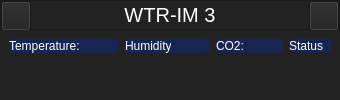
                <widget class="QWidget" name="sensor3_page">
                 <layout class="QVBoxLayout" name="verticalLayout_13">
                  <property name="spacing">
                   <number>0</number>
                  </property>
                  <property name="leftMargin">
                   <number>0</number>
                  </property>
                  <property name="topMargin">
                   <number>0</number>
                  </property>
                  <property name="rightMargin">
                   <number>0</number>
                  </property>
                  <property name="bottomMargin">
                   <number>0</number>
                  </property>
                  <item>
                   <widget class="QFrame" name="sensor3_main_frame">
                    <property name="styleSheet">
                     <string notr="true">background-color: rgb(34, 34, 34);
</string>
                    </property>
                    <property name="frameShape">
                     <enum>QFrame::NoFrame</enum>
                    </property>
                    <property name="frameShadow">
                     <enum>QFrame::Raised</enum>
                    </property>
                    <layout class="QVBoxLayout" name="verticalLayout_11">
                     <property name="spacing">
                      <number>0</number>
                     </property>
                     <property name="leftMargin">
                      <number>0</number>
                     </property>
                     <property name="topMargin">
                      <number>0</number>
                     </property>
                     <property name="rightMargin">
                      <number>0</number>
                     </property>
                     <property name="bottomMargin">
                      <number>0</number>
                     </property>
                     <item>
                      <widget class="QFrame" name="sensor3_header">
                       <property name="maximumSize">
                        <size>
                         <width>16777215</width>
                         <height>30</height>
                        </size>
                       </property>
                       <property name="styleSheet">
                        <string notr="true">QPushButton{
	background-color: rgb(34, 34, 34);
}
QPushButton:hover{
	background-color: rgb(0, 104, 156);
	border-radius: 5px;
}
QLabel{
	background-color: rgb(34, 34, 34);
}
</string>
                       </property>
                       <property name="frameShape">
                        <enum>QFrame::StyledPanel</enum>
                       </property>
                       <property name="frameShadow">
                        <enum>QFrame::Raised</enum>
                       </property>
                       <layout class="QHBoxLayout" name="horizontalLayout_20">
                        <property name="spacing">
                         <number>0</number>
                        </property>
                        <property name="leftMargin">
                         <number>0</number>
                        </property>
                        <property name="topMargin">
                         <number>0</number>
                        </property>
                        <property name="rightMargin">
                         <number>0</number>
                        </property>
                        <property name="bottomMargin">
                         <number>0</number>
                        </property>
                        <item>
                         <widget class="QPushButton" name="sensor3_prev_btn">
                          <property name="minimumSize">
                           <size>
                            <width>0</width>
                            <height>30</height>
                           </size>
                          </property>
                          <property name="maximumSize">
                           <size>
                            <width>30</width>
                            <height>16777215</height>
                           </size>
                          </property>
                          <property name="styleSheet">
                           <string notr="true"/>
                          </property>
                          <property name="text">
                           <string/>
                          </property>
                          <property name="icon">
                           <iconset resource="demo.qrc">
                            <normaloff>:/icons/icons/cil-arrow-circle-left.png</normaloff>:/icons/icons/cil-arrow-circle-left.png</iconset>
                          </property>
                          <property name="iconSize">
                           <size>
                            <width>24</width>
                            <height>24</height>
                           </size>
                          </property>
                         </widget>
                        </item>
                        <item>
                         <widget class="QLabel" name="sensor3_label">
                          <property name="font">
                           <font>
                            <pointsize>15</pointsize>
                            <stylestrategy>PreferDefault</stylestrategy>
                           </font>
                          </property>
                          <property name="styleSheet">
                           <string notr="true">color: rgb(255, 255, 255);</string>
                          </property>
                          <property name="text">
                           <string>WTR-IM 3</string>
                          </property>
                          <property name="alignment">
                           <set>Qt::AlignCenter</set>
                          </property>
                         </widget>
                        </item>
                        <item>
                         <widget class="QPushButton" name="sensor3_next_btn">
                          <property name="minimumSize">
                           <size>
                            <width>0</width>
                            <height>30</height>
                           </size>
                          </property>
                          <property name="maximumSize">
                           <size>
                            <width>30</width>
                            <height>16777215</height>
                           </size>
                          </property>
                          <property name="styleSheet">
                           <string notr="true"/>
                          </property>
                          <property name="text">
                           <string/>
                          </property>
                          <property name="icon">
                           <iconset resource="demo.qrc">
                            <normaloff>:/icons/icons/cil-arrow-circle-right.png</normaloff>:/icons/icons/cil-arrow-circle-right.png</iconset>
                          </property>
                          <property name="iconSize">
                           <size>
                            <width>24</width>
                            <height>24</height>
                           </size>
                          </property>
                         </widget>
                        </item>
                       </layout>
                      </widget>
                     </item>
                     <item>
                      <widget class="QFrame" name="sensor3_body">
                       <property name="styleSheet">
                        <string notr="true">background-color: rgb(34, 34, 34);
border-radius: 5px;</string>
                       </property>
                       <property name="frameShape">
                        <enum>QFrame::NoFrame</enum>
                       </property>
                       <property name="frameShadow">
                        <enum>QFrame::Raised</enum>
                       </property>
                       <layout class="QVBoxLayout" name="verticalLayout_12">
                        <property name="leftMargin">
                         <number>0</number>
                        </property>
                        <property name="topMargin">
                         <number>0</number>
                        </property>
                        <property name="rightMargin">
                         <number>0</number>
                        </property>
                        <property name="bottomMargin">
                         <number>0</number>
                        </property>
                        <item>
                         <widget class="QFrame" name="sensor3_details_frame">
                          <property name="maximumSize">
                           <size>
                            <width>16777215</width>
                            <height>50</height>
                           </size>
                          </property>
                          <property name="styleSheet">
                           <string notr="true">background-color: rgb(34, 34, 34);</string>
                          </property>
                          <property name="frameShape">
                           <enum>QFrame::StyledPanel</enum>
                          </property>
                          <property name="frameShadow">
                           <enum>QFrame::Raised</enum>
                          </property>
                          <layout class="QHBoxLayout" name="horizontalLayout_21">
                           <property name="spacing">
                            <number>6</number>
                           </property>
                           <property name="leftMargin">
                            <number>9</number>
                           </property>
                           <property name="topMargin">
                            <number>9</number>
                           </property>
                           <property name="rightMargin">
                            <number>9</number>
                           </property>
                           <property name="bottomMargin">
                            <number>9</number>
                           </property>
                           <item>
                            <widget class="QFrame" name="sensor3_temp_frame">
                             <property name="styleSheet">
                              <string notr="true">QFrame{
background-color: rgb(23, 37, 83);
border-radius: 5px;
}
QPushButton{
background-color: rgb(23, 37, 83);
}
QPushButton:hover{
	background-color: rgb(0, 104, 156);
	border-radius: 5px;
}</string>
                             </property>
                             <property name="frameShape">
                              <enum>QFrame::StyledPanel</enum>
                             </property>
                             <property name="frameShadow">
                              <enum>QFrame::Raised</enum>
                             </property>
                             <layout class="QHBoxLayout" name="horizontalLayout_22">
                              <property name="spacing">
                               <number>0</number>
                              </property>
                              <property name="leftMargin">
                               <number>0</number>
                              </property>
                              <property name="topMargin">
                               <number>0</number>
                              </property>
                              <property name="rightMargin">
                               <number>0</number>
                              </property>
                              <property name="bottomMargin">
                               <number>0</number>
                              </property>
                              <item>
                               <widget class="QLabel" name="sensor3_temp_label">
                                <property name="minimumSize">
                                 <size>
                                  <width>0</width>
                                  <height>0</height>
                                 </size>
                                </property>
                                <property name="styleSheet">
                                 <string notr="true">color: rgb(255, 255, 255);</string>
                                </property>
                                <property name="text">
                                 <string>Temperature:</string>
                                </property>
                               </widget>
                              </item>
                              <item>
                               <widget class="QLabel" name="sensor3_temp_value">
                                <property name="styleSheet">
                                 <string notr="true">color: rgb(255, 255, 255);</string>
                                </property>
                                <property name="text">
                                 <string/>
                                </property>
                               </widget>
                              </item>
                              <item>
                               <widget class="QPushButton" name="sensor3_temp_trend_btn">
                                <property name="maximumSize">
                                 <size>
                                  <width>32</width>
                                  <height>32</height>
                                 </size>
                                </property>
                                <property name="text">
                                 <string/>
                                </property>
                                <property name="icon">
                                 <iconset resource="demo.qrc">
                                  <normaloff>:/icons/icons/cil-chart-line.png</normaloff>:/icons/icons/cil-chart-line.png</iconset>
                                </property>
                                <property name="iconSize">
                                 <size>
                                  <width>32</width>
                                  <height>32</height>
                                 </size>
                                </property>
                               </widget>
                              </item>
                             </layout>
                            </widget>
                           </item>
                           <item>
                            <widget class="QFrame" name="sensor3_humidity_frame">
                             <property name="styleSheet">
                              <string notr="true">QFrame{
background-color: rgb(23, 37, 83);
border-radius: 5px;
}
QPushButton{
background-color: rgb(23, 37, 83);
}
QPushButton:hover{
	background-color: rgb(0, 104, 156);
	border-radius: 5px;
}</string>
                             </property>
                             <property name="frameShape">
                              <enum>QFrame::StyledPanel</enum>
                             </property>
                             <property name="frameShadow">
                              <enum>QFrame::Raised</enum>
                             </property>
                             <layout class="QHBoxLayout" name="horizontalLayout_23">
                              <property name="spacing">
                               <number>0</number>
                              </property>
                              <property name="leftMargin">
                               <number>0</number>
                              </property>
                              <property name="topMargin">
                               <number>0</number>
                              </property>
                              <property name="rightMargin">
                               <number>0</number>
                              </property>
                              <property name="bottomMargin">
                               <number>0</number>
                              </property>
                              <item>
                               <widget class="QLabel" name="sensor3_humidity_label">
                                <property name="maximumSize">
                                 <size>
                                  <width>46</width>
                                  <height>16777215</height>
                                 </size>
                                </property>
                                <property name="styleSheet">
                                 <string notr="true">color: rgb(255, 255, 255);</string>
                                </property>
                                <property name="text">
                                 <string>Humidity:</string>
                                </property>
                               </widget>
                              </item>
                              <item>
                               <widget class="QLabel" name="sensor3_humidity_value">
                                <property name="styleSheet">
                                 <string notr="true">color: rgb(255, 255, 255);</string>
                                </property>
                                <property name="text">
                                 <string/>
                                </property>
                               </widget>
                              </item>
                              <item>
                               <widget class="QPushButton" name="sensor3_humidity_trend_btn">
                                <property name="maximumSize">
                                 <size>
                                  <width>32</width>
                                  <height>32</height>
                                 </size>
                                </property>
                                <property name="text">
                                 <string/>
                                </property>
                                <property name="icon">
                                 <iconset resource="demo.qrc">
                                  <normaloff>:/icons/icons/cil-chart-line.png</normaloff>:/icons/icons/cil-chart-line.png</iconset>
                                </property>
                                <property name="iconSize">
                                 <size>
                                  <width>32</width>
                                  <height>32</height>
                                 </size>
                                </property>
                               </widget>
                              </item>
                             </layout>
                            </widget>
                           </item>
                           <item>
                            <widget class="QFrame" name="sensor3_CO2_frame">
                             <property name="styleSheet">
                              <string notr="true">QFrame{
background-color: rgb(23, 37, 83);
border-radius: 5px;
}
QPushButton{
background-color: rgb(23, 37, 83);
}
QPushButton:hover{
	background-color: rgb(0, 104, 156);
	border-radius: 5px;
}</string>
                             </property>
                             <property name="frameShape">
                              <enum>QFrame::StyledPanel</enum>
                             </property>
                             <property name="frameShadow">
                              <enum>QFrame::Raised</enum>
                             </property>
                             <layout class="QHBoxLayout" name="horizontalLayout_24">
                              <property name="spacing">
                               <number>0</number>
                              </property>
                              <property name="leftMargin">
                               <number>0</number>
                              </property>
                              <property name="topMargin">
                               <number>0</number>
                              </property>
                              <property name="rightMargin">
                               <number>0</number>
                              </property>
                              <property name="bottomMargin">
                               <number>0</number>
                              </property>
                              <item>
                               <widget class="QLabel" name="sensor3_co2_label">
                                <property name="maximumSize">
                                 <size>
                                  <width>30</width>
                                  <height>16777215</height>
                                 </size>
                                </property>
                                <property name="styleSheet">
                                 <string notr="true">color: rgb(255, 255, 255);</string>
                                </property>
                                <property name="text">
                                 <string>CO2:</string>
                                </property>
                               </widget>
                              </item>
                              <item>
                               <widget class="QLabel" name="sensor3_co2_value">
                                <property name="styleSheet">
                                 <string notr="true">color: rgb(255, 255, 255);</string>
                                </property>
                                <property name="text">
                                 <string/>
                                </property>
                               </widget>
                              </item>
                              <item>
                               <widget class="QPushButton" name="sensor3_co2_trend_btn">
                                <property name="maximumSize">
                                 <size>
                                  <width>32</width>
                                  <height>32</height>
                                 </size>
                                </property>
                                <property name="text">
                                 <string/>
                                </property>
                                <property name="icon">
                                 <iconset resource="demo.qrc">
                                  <normaloff>:/icons/icons/cil-chart-line.png</normaloff>:/icons/icons/cil-chart-line.png</iconset>
                                </property>
                                <property name="iconSize">
                                 <size>
                                  <width>32</width>
                                  <height>32</height>
                                 </size>
                                </property>
                               </widget>
                              </item>
                             </layout>
                            </widget>
                           </item>
                           <item>
                            <widget class="QFrame" name="sensor3_status_frame">
                             <property name="styleSheet">
                              <string notr="true">QFrame{
background-color: rgb(23, 37, 83);
border-radius: 5px;
}
QPushButton{
background-color: rgb(23, 37, 83);
}
QPushButton:hover{
	background-color: rgb(0, 104, 156);
	border-radius: 5px;
}</string>
                             </property>
                             <property name="frameShape">
                              <enum>QFrame::StyledPanel</enum>
                             </property>
                             <property name="frameShadow">
                              <enum>QFrame::Raised</enum>
                             </property>
                             <layout class="QHBoxLayout" name="horizontalLayout_25">
                              <property name="spacing">
                               <number>0</number>
                              </property>
                              <property name="leftMargin">
                               <number>0</number>
                              </property>
                              <property name="topMargin">
                               <number>0</number>
                              </property>
                              <property name="rightMargin">
                               <number>0</number>
                              </property>
                              <property name="bottomMargin">
                               <number>0</number>
                              </property>
                              <item>
                               <widget class="QLabel" name="sensor3_status_label">
                                <property name="maximumSize">
                                 <size>
                                  <width>35</width>
                                  <height>16777215</height>
                                 </size>
                                </property>
                                <property name="styleSheet">
                                 <string notr="true">color: rgb(255, 255, 255);</string>
                                </property>
                                <property name="text">
                                 <string>Status:</string>
                                </property>
                               </widget>
                              </item>
                              <item>
                               <widget class="QLabel" name="sensor3_status_value">
                                <property name="styleSheet">
                                 <string notr="true">color: rgb(255, 255, 255);</string>
                                </property>
                                <property name="text">
                                 <string/>
                                </property>
                               </widget>
                              </item>
                             </layout>
                            </widget>
                           </item>
                          </layout>
                         </widget>
                        </item>
                        <item>
                         <widget class="MplWidget" name="sensor3_MplWidget" native="true"/>
                        </item>
                       </layout>
                      </widget>
                     </item>
                    </layout>
                   </widget>
                  </item>
                 </layout>
                </widget>
